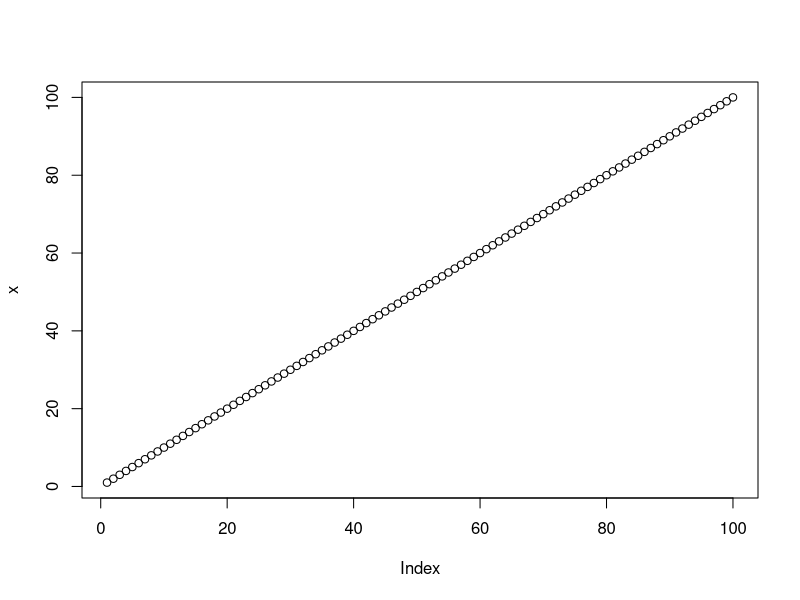
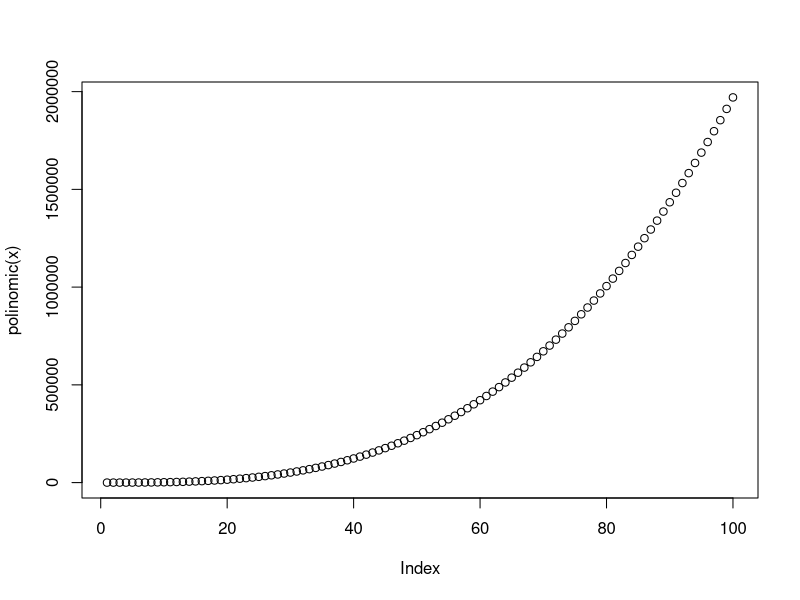
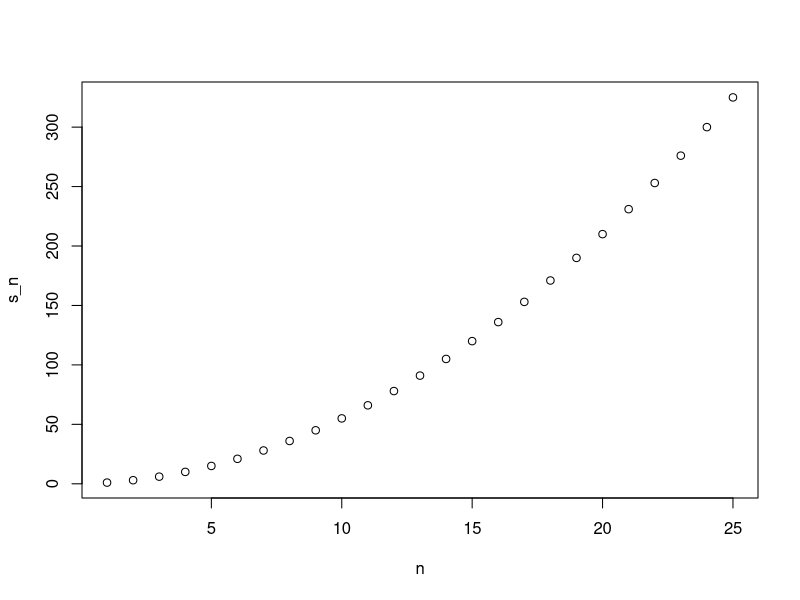

Recreate these plots in R, in order.
####################### Programming with R #####################
########### Conditionals ##################
a <- 4
if (a > 2) {
  print(1/a)
} else {
  print("No reciprocal for 2")
}

library(dslabs)
data("murders")

murder_rate <- murders$total/murders$population*100000
ind <- which.min(murder_rate)

if (murder_rate[ind] < 0.2) {
  print(murders$state[ind])
} else {print("Not found")
  }

#Function ifelse
a <-c(2,4,5,1,0,2)
ifelse(a>1,3/a,NA)

############### FUNCTIONS ###############
sum_squares <- function(x){
  sum(x^2)
}

sum_squares(c(1,2,3,4,5,6,7,8))

quadratic <- function(x){
  A <- 2 
  B <- 3
  C <- 10
  print(A*x^2 + B*x + C)
}

x <- seq(1,100)
plot(x)


polinomic <- function(x){
  A <- 2
  B <- -3
  C <- 4
  D <- 5
  print(A*x^3 + B*x^2 + C*x + D)
}

plot(polinomic(x))

################## LOOPS ##########################
compute_s_n <- function(n){
  x <- 1:n 
  sum(x)
}

m <- 25
s_n <- vector(length = m)
for(n in 1:m){
  s_n[n] <- compute_s_n(n)
}

n <- 1:n
plot(n,s_n)
